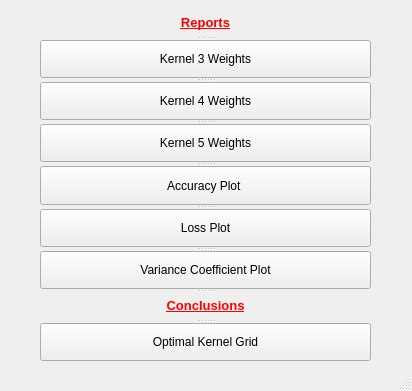
<?xml version="1.0" encoding="UTF-8"?>
<ui version="4.0">
 <class>MainWindow</class>
 <widget class="QMainWindow" name="MainWindow">
  <property name="geometry">
   <rect>
    <x>0</x>
    <y>0</y>
    <width>412</width>
    <height>391</height>
   </rect>
  </property>
  <property name="minimumSize">
   <size>
    <width>412</width>
    <height>391</height>
   </size>
  </property>
  <property name="maximumSize">
   <size>
    <width>412</width>
    <height>391</height>
   </size>
  </property>
  <property name="windowTitle">
   <string>MainWindow</string>
  </property>
  <widget class="QWidget" name="centralwidget">
   <widget class="QSplitter" name="splitter">
    <property name="geometry">
     <rect>
      <x>40</x>
      <y>10</y>
      <width>331</width>
      <height>351</height>
     </rect>
    </property>
    <property name="orientation">
     <enum>Qt::Vertical</enum>
    </property>
    <widget class="QLabel" name="label_reports">
     <property name="text">
      <string>&lt;html&gt;&lt;head/&gt;&lt;body&gt;&lt;p align=&quot;center&quot;&gt;&lt;span style=&quot; font-size:10pt; font-weight:600; text-decoration: underline; color:#ff0000;&quot;&gt;Reports&lt;/span&gt;&lt;/p&gt;&lt;/body&gt;&lt;/html&gt;</string>
     </property>
    </widget>
    <widget class="QPushButton" name="pushButton_kernel3">
     <property name="text">
      <string>Kernel 3 Weights</string>
     </property>
    </widget>
    <widget class="QPushButton" name="pushButton_kernel4">
     <property name="text">
      <string>Kernel 4 Weights</string>
     </property>
    </widget>
    <widget class="QPushButton" name="pushButton_kernel5">
     <property name="text">
      <string>Kernel 5 Weights</string>
     </property>
    </widget>
    <widget class="QPushButton" name="pushButton_accuracyPlot">
     <property name="text">
      <string>Accuracy Plot </string>
     </property>
    </widget>
    <widget class="QPushButton" name="pushButton_lossPlot">
     <property name="text">
      <string>Loss Plot</string>
     </property>
    </widget>
    <widget class="QPushButton" name="pushButton_varianceCoefficientPlot">
     <property name="text">
      <string>Variance Coefficient Plot</string>
     </property>
    </widget>
    <widget class="QLabel" name="label_conclusions">
     <property name="text">
      <string>&lt;html&gt;&lt;head/&gt;&lt;body&gt;&lt;p align=&quot;center&quot;&gt;&lt;span style=&quot; font-size:10pt; font-weight:600; text-decoration: underline; color:#ff0000;&quot;&gt;Conclusions&lt;/span&gt;&lt;/p&gt;&lt;/body&gt;&lt;/html&gt;</string>
     </property>
    </widget>
    <widget class="QPushButton" name="pushButton_optimalKernelGrid">
     <property name="text">
      <string>Optimal Kernel Grid</string>
     </property>
    </widget>
   </widget>
   <zorder>gridLayoutWidget_2</zorder>
   <zorder>gridLayoutWidget</zorder>
   <zorder>pushButton_accuracyPlot</zorder>
   <zorder>label_conclusions</zorder>
   <zorder>pushButton_kernel4</zorder>
   <zorder>pushButton_varianceCoefficientPlot</zorder>
   <zorder>pushButton_optimalKernelGrid</zorder>
   <zorder>label_reports</zorder>
   <zorder>pushButton_kernel5</zorder>
   <zorder>pushButton_kernel3</zorder>
   <zorder>pushButton_lossPlot</zorder>
  </widget>
  <widget class="QMenuBar" name="menubar">
   <property name="geometry">
    <rect>
     <x>0</x>
     <y>0</y>
     <width>412</width>
     <height>18</height>
    </rect>
   </property>
  </widget>
  <widget class="QStatusBar" name="statusbar"/>
 </widget>
 <resources/>
 <connections/>
</ui>
